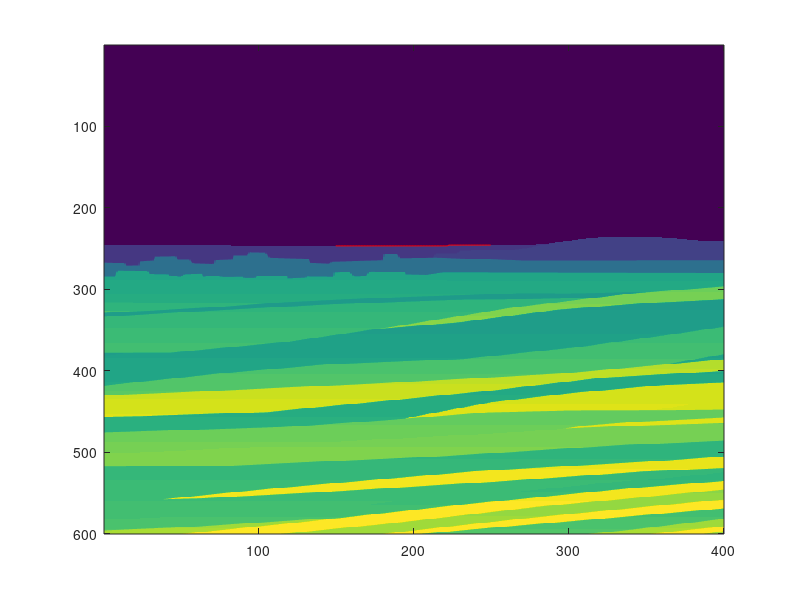

The MATLAB source for this figure: (Note: this script raises an error after producing the figure.)
clc,clear;

%% Model load
nz = 600;
nx = 400;
dz = 5;
dx = 5;
sx = 200;
offset = 100;


model    = zeros(nz,nx);
fp_model = fopen('model_nz600_nx400.dat','rb');
model    = fread(fp_model,[nz nx],'float32');
fclose(fp_model);

% imagesc(model);

%% Calculate the location of the surface
surface = zeros(nx);

for ix = 1 : nx
    flag_surface = 0;
    for iz = 1 : nz-1
        if(model(iz+1,ix) >= 2*model(iz,ix) && flag_surface == 0)
            surface(ix) = iz;
            flag_surface = 1 ;
        end       
    end
end

fp_surface = fopen('surface_all.dat','w');
fwrite(fp_surface,surface(1:nx),'float32');
fclose(fp_surface);


%% Find out the Geo_line of a certain shot lacation
geo_line = zeros(offset);
side=offset/2;
geo_line = surface(sx-side:sx+side);


%change geo_line to the file_format that the SU ask
geo_line_save=zeros(200);
for i=1:1:offset
    geo_line_save(i*2) = i;
    geo_line_save(i*2-1) = geo_line(i);
end

save('pqfile.txt','geo_line_save','-ascii')



fp_surface_signal = fopen('surface_singal.dat','w');
fwrite(fp_surface_signal,geo_line_save(1:2*offset),'float32');
fclose(fp_surface_signal);


imagesc(model),hold on;
plot(sx-side:sx+side,geo_line,'r'),hold on;
plot(sx:sx+1,geo_line(1504:1505),'-o');





